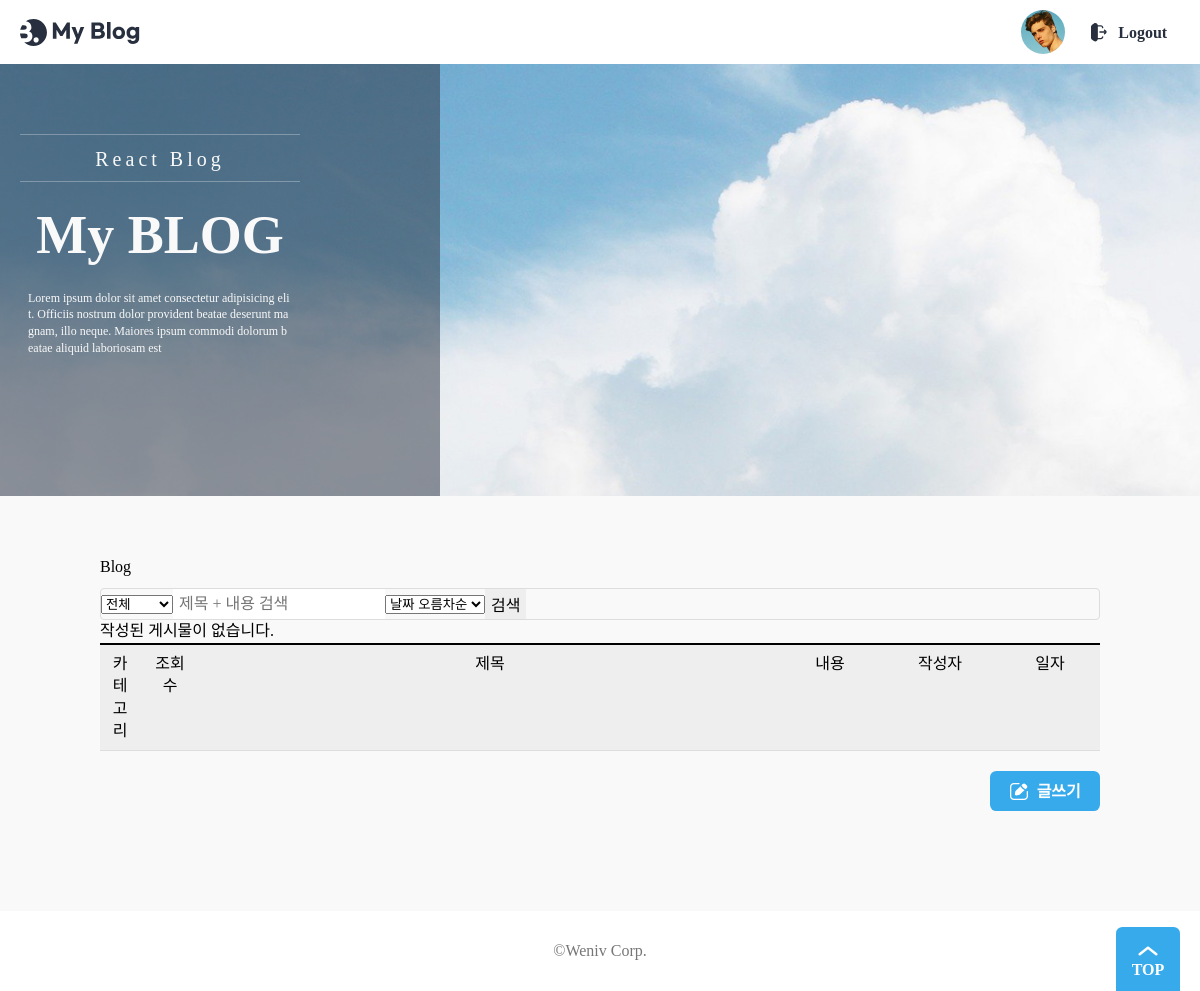
The page /blog/ (signed in) on the database as committed earlier.
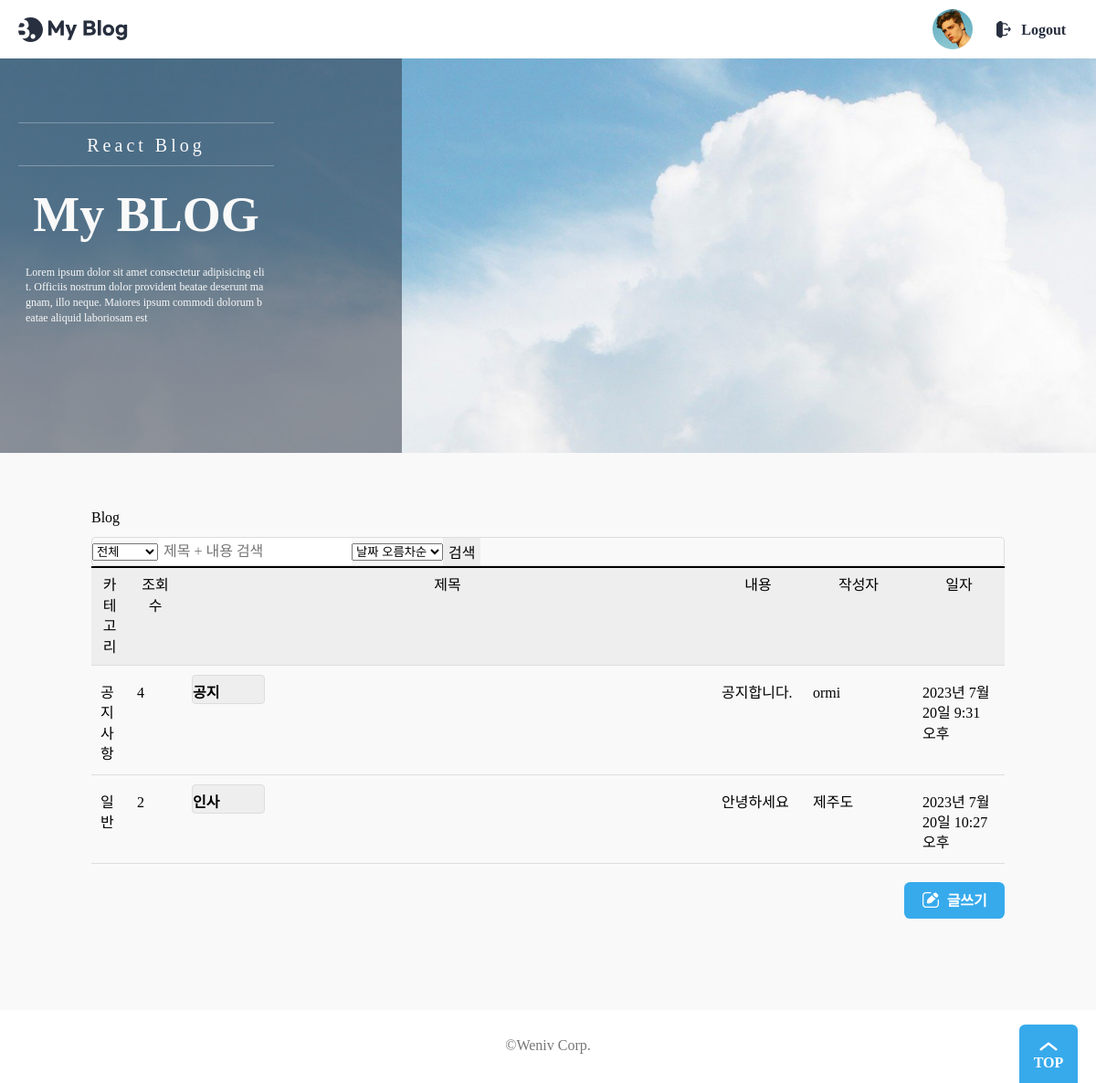
The same page on the database as committed later.
### posts/models.py (models this page shows, shortened)
class Post(models.Model):
    title = models.CharField(max_length=20)
    content = models.TextField()
    writer = models.ForeignKey(User, on_delete=models.CASCADE)  # user foreignkey
    category_choices = (('일반', '일반'), ('공지사항', '공지사항'))
    category = models.CharField(max_length=20, choices=category_choices)
    created_at = models.DateTimeField(auto_now_add=True)
    updated_at = models.DateTimeField(auto_now=True)
    hit = models.PositiveIntegerField(default=0)
    img = models.ImageField(upload_to="", blank=True, null=True)

### accounts/models.py (models this page shows)
class User(AbstractUser):
    username = models.CharField(unique=True, max_length=20)
    email = models.CharField(max_length=255, null=True, blank=True)
    nickname = models.CharField(max_length=100, null=True, blank=True)
    created_at = models.TimeField(auto_now_add=True)
    updated_at = models.TimeField(auto_now=True)

### posts/views.py (the view)
# urls.py: path('', PostView.as_view(), name='list'),
class PostView(ListView):
    model = Post
    template_name = 'posts/list.html'
    context_object_name = 'posts'
    def get_context_data(self, **kwargs):
        context = super().get_context_data(**kwargs)
        context['title'] = 'Blog'
        context['search'] = ''
        return context

### posts/templates/posts/list.html (shortened to what this page needs)
{% extends 'base.html' %}
{% load static %}
{% block content %}
<head>
    <link rel="stylesheet" type="text/css" href="{% static 'css/common.css' %}">
    <link rel="stylesheet" type="text/css" href="{% static 'css/table.css' %}">
    <link rel="stylesheet" type="text/css" href="{% static 'css/list.css' %}">
    <link rel="stylesheet" type="text/css" href="{% static 'css/list.view' %}">
</head>
<div class="main">
    <h2 class="main-title">
        {{ title }}
    </h2>
    <div>
        <form class="search-form" method="get" action="{% url 'blog:search' %}">
            <select id="category" name="category">
                <option value="">전체</option>
            </select>
            <input id="tag" type="search" name="tag" placeholder="제목 + 내용 검색">
            <select id="sort" name="sort">
                <option value="oldest">날짜 오름차순</option>
            </select>
            <button type="submit">검색</button>
        </form>
    </div>
    <table class="table table-bordered">
        <colgroup>
            <col style="width: 40px">
            <col style="width: 60px">
            <col>
            <col style="width: 100px">
            <col style="width: 120px">
            <col style="width: 100px">
        </colgroup>
        <thead class="table-light">
            <tr>
                <th>카테고리</th>
                <th>조회수</th>
                <th>제목</th>
                <th>내용</th>
                <th>작성자</th>
                <th>일자</th>
            </tr>
        </thead>
        <tbody>
        {% if posts %}
        {% for post in posts %}
            <tr>
                <td>{{ post.category }}</td>
                <td>{{ post.hit }}</td>
                <td><a href="{% url 'blog:detail' post_id=post.pk %}" class="btn">{{ post.title }}</a></td>
                <td>{{ post.content }}</td>
                <td>
                    {% if post.writer.nickname %}
                        {{ post.writer.nickname }}
                    {% else %}
                        {{ post.writer }}
                    {% endif %}
                </td>
                <td>{{ post.created_at }}</td>
            </tr>
        {% endfor %}
        </tbody>
        {% else %}
            <p>작성된 게시물이 없습니다.</p>
        {% endif %}
    </table>
    <div class="btn-group">
        {% if user.is_active %}
        <a href="{% url 'blog:write' %}" class="button">
            <img src="{% static './assets/icon-modify-white.svg' %}" alt="" />
            <span>글쓰기</span>
        </a>
        {% endif %}
    </div>
</div>
{% endblock %}

### templates/base.html (shortened to what this page needs)
{% load static %}
<!DOCTYPE html>
<html lang="ko-KR">
	<head>
        <link rel="stylesheet" href="{% static '/css/reset.css' %}" />
        <link rel="stylesheet" as="style" crossorigin href="https://cdn.jsdelivr.net/gh/orioncactus/pretendard/dist/web/static/pretendard.css" />
        <link rel="stylesheet" href="{% static '/css/global.css' %}" />
        <link rel="stylesheet" href="{% static '/css/header.css' %}" />
        <link rel="stylesheet" href="{% static '/css/footer.css' %}" />
        <link rel="stylesheet" href="{% static '/css/button.css' %}" />
        <link rel="stylesheet" href="{% static '/css/banner.css' %}" />
        <link rel="stylesheet" href="{% static '/css/category.css' %}" />
        <link rel="stylesheet" href="{% static '/css/author.css' %}" />
	</head>
	<body>
		<header>
			<div class="max-width">
				<h1>
					<a href="/">
						<img src="{% static './assets/Logo.svg' %}" alt="My Blog" />
					</a>
				</h1>
				{% if user.is_active %}
				<ul>
					<li class="profile-img">
						<a href="{% url 'accounts:update' %}">
							<img src="{% static './assets/profile.jpg' %}" alt="My Page" />
						</a>
					</li>
					<li>
						<a class="button white" href="{% url 'accounts:logout' %}">
							<img src="{% static './assets/icon-logout.svg' %}" alt="" />
							<span>Logout</span>
						</a>
					</li>
					{% else %}
					<li>
						<a href="{% url 'accounts:login' %}" class="button">
							<span>Login</span>
						</a>
					</li>
					{% endif %}
				</ul>
			</div>
		</header>
		<div class="banner">
			<div class="max-width">
				<div class="banner-contents">
					<p class="sub-text">React Blog</p>
					<p class="main-text">My BLOG</p>
					<p class="description">
						Lorem ipsum dolor sit amet consectetur adipisicing elit. Officiis nostrum dolor provident beatae deserunt magnam, illo neque. Maiores ipsum commodi dolorum beatae aliquid laboriosam est
					</p>
				</div>
			</div>
		</div>
		{% block content %}
        {% endblock %}
		<footer>
			<div class="max-width">
				<h2>©Weniv Corp.</h2>
				<button class="top-button">TOP</button>
			</div>
		</footer>
	</body>
</html>

### static/css/global.css (style rules this page uses)
:root { --main-color: rgb(55, 170, 236); --main-rgb: 55, 171, 236; --outline-border: rgb(55, 160, 236); --red-color: rgb(243, 124, 75); --red-rgb: 243, 124, 75; --black-color: #28303f; --white-color: #fff; --gray-color: #767676; --border-color: #ddd; --gray-background-light: #f9f9f9; --gray-background: #f5f5f5; --gray-text: #6f6f6f; --border-radius: 0.4em; }
h1, a, div, p, section, article, input, textarea { box-sizing: border-box; }
a { text-decoration: none; color: inherit; }
html { font-size: 10px; }
body { font-size: 1.6rem; line-height: 1.4; }
input, button { font-size: inherit; font-family: inherit; }
button { cursor: pointer; }
a { border-radius: 0.8rem; overflow: hidden; }
img { vertical-align: bottom; }
body { background: var(--gray-background-light); }
.max-width { width: 1224px; max-width: calc(100% - 4rem); margin: 0 auto; }

### static/css/header.css (style rules this page uses)
header { background: var(--white-color); }
header .max-width { display: flex; align-items: center; justify-content: space-between; gap: 4rem; padding: 1rem 0; }
header h1 { font-size: 3rem; }
header h1 a { display: block; padding: 0.4rem; margin-left: -0.4rem; }
header h1 a img { display: block; }
header ul { display: flex; align-items: center; gap: 1rem; }
.profile-img a { width: 4.4rem; height: 4.4rem; display: block; border-radius: 50%; }
.profile-img img { width: 100%; height: 100%; object-fit: cover; }
header .button { text-transform: none; }

### static/css/footer.css (style rules this page uses)
footer { background: var(--white-color); margin-top: 10rem; }
footer .max-width { display: flex; align-items: center; justify-content: center; height: 8rem; position: relative; }
footer h2 { color: var(--gray-color); }
.top-button { position: absolute; bottom: 0; right: 0; width: 6.4rem; height: 6.4rem; padding-top: 2.2rem; border: 0; border-radius: var(--border-radius) var(--border-radius) 0 0; background: var(--main-color) url(../assets/ArrowTop.svg) no-repeat 50% 0.4rem / 4rem; color: var(--white-color); text-align: center; font-weight: bold; }

### static/css/button.css (style rules this page uses)
.button { display: inline-flex; align-items: center; justify-content: center; gap: 0.8rem; height: 4rem; padding: 0.2rem 1.2em 0; border: 0; border-radius: var(--border-radius); background: var(--main-color); color: var(--white-color); text-transform: uppercase; font-weight: bold; line-height: 1; }
.button img { height: 1.2em; margin-top: -0.2rem; vertical-align: middle; }
.button.white { padding: 0.2rem 0.8em 0; background: var(--white-color); color: var(--black-color); }
.button.white img { height: 1.4em; }

### static/css/banner.css (style rules this page uses)
.banner { position: relative; background: url(../assets/background.jpg) no-repeat 50% 50% / cover; height: 27em; margin-bottom: -7em; margin-bottom: auto; }
.banner-contents { width: 28rem; padding: 7rem 0 14.5rem; text-align: center; color: var(--gray-background-light); }
.banner-contents::before { content: ""; display: block; position: absolute; top: 0; left: 0; width: calc((100% - 1224px) / 2 + 44rem); height: 100%; background: rgba(40, 48, 63, 0.5); }
.banner-contents > * { position: relative; }
.banner-contents .sub-text { border: 1px solid rgba(249, 249, 249, 0.3); border-width: 1px 0; padding: 1rem 0 0.8rem; font-size: 2rem; letter-spacing: 0.2em; }
.banner .main-text { font-weight: bold; font-size: 5.4rem; margin: 1.6rem 0; }
.description { font-size: 1.2rem; text-align: left; word-break: break-all; padding: 0 0.8rem; }
@media (max-width: 1280px) { .banner-contents::before { width: 44rem; } }

### static/css/common.css (style rules this page uses)
body, h1, h2, p, fieldset, ul { padding: 0; margin: 0; }
a { text-decoration: none; color: inherit; }
input, textarea, select { box-sizing: border-box; }
select:enabled, button:enabled { cursor: pointer; }
body { min-width: 1000px; display: flex; flex-direction: column; min-height: 100vh; }
.main { flex-grow: 1; width: 1000px; margin: auto; }
.main-title { margin: 60px 0 10px 0; }
.btn-group { margin-top: 20px; text-align: right; }
.btn { background-color: #eee; width: 80px; height: 32px; border: 1px solid #ddd; border-radius: 4px; display: inline-flex; align-items: center; justify-content: center; box-sizing: border-box; font: inherit; }

### static/css/table.css (style rules this page uses)
.table { border-spacing: 0; border-collapse: collapse; table-layout: fixed; border-top: 2px solid black; border-bottom: 1px solid #ddd; width: 1000px; margin: auto; }
.table th { background-color: #eee; padding: 8px; border-bottom: 1px solid #ddd; }
.table td { padding: 10px; border-top: 1px solid #ddd; }
.table a { display: block; text-align: left; padding: 8px 0; font-weight: bold; overflow: hidden; white-space: nowrap; text-overflow: ellipsis; }

Rows that differ between the two databases and show on the page:
added Post: category "공지사항", hit "4", title "공지", content "공지합니다.", writer.nickname "ormi", created_at "2023년 7월 20일 9:31 오후"
added Post: category "일반", hit "2", title "인사", content "안녕하세요", writer.nickname "제주도", created_at "2023년 7월 20일 10:27 오후"
Other text that changed with them:
text no longer shown: "작성된 게시물이 없습니다."
